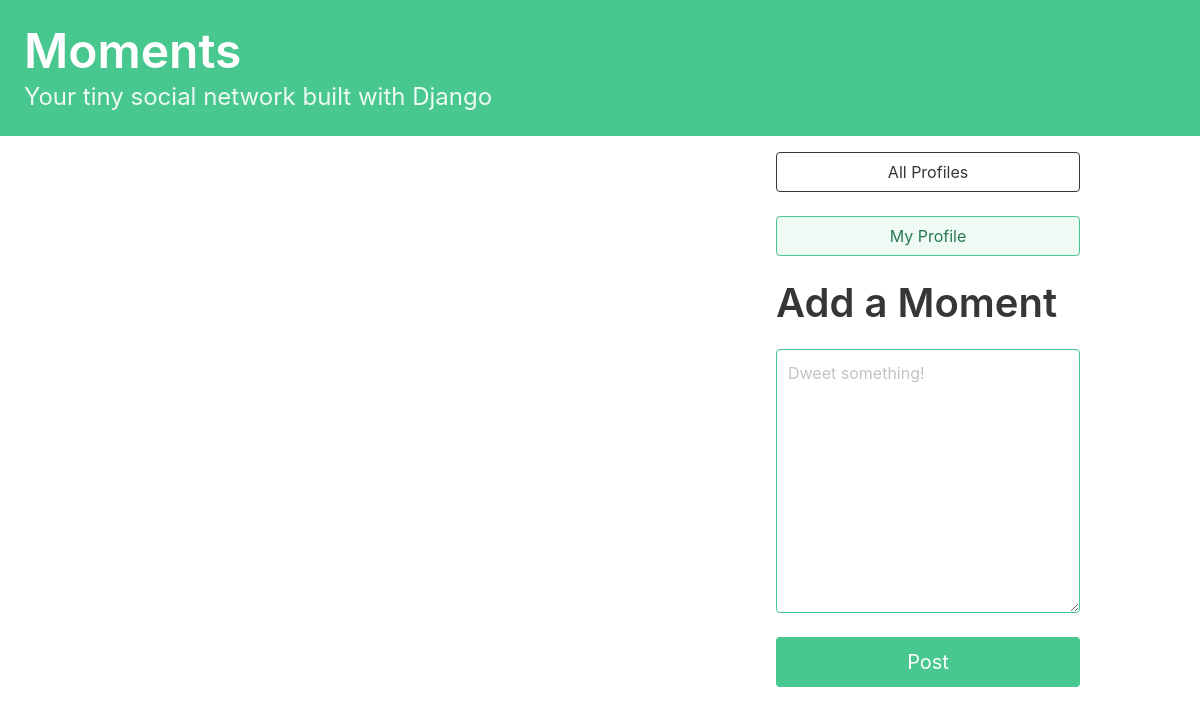
Page / (signed in) on the earlier database version.
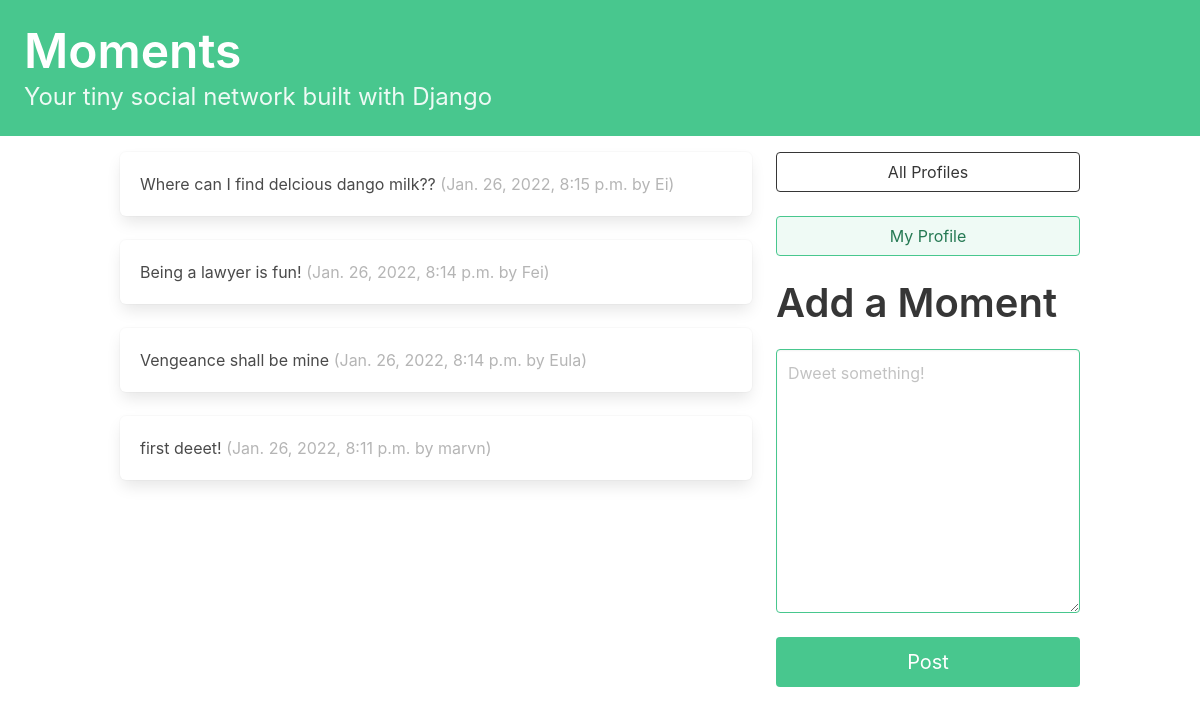
Same page on the later database version.
### dwitter/models.py (models this page shows, shortened)
class Dweet(models.Model):
    user = models.ForeignKey(
        User, related_name="dweets", on_delete=models.DO_NOTHING
    )
    body = models.CharField(max_length=140)
    created_at = models.DateTimeField(auto_now_add=True)

### dwitter/views.py (the view)
# urls.py: path("", dashboard, name="dashboard"),
def dashboard(request):
    form = DweetForm(request.POST or None)
    if request.method == "POST":
        if form.is_valid():
            dweet = form.save(commit=False)
            dweet.user = request.user
            dweet.save()
            return redirect("dwitter:dashboard")
    followed_dweets = Dweet.objects.filter(
        user__profile__in = request.user.profile.follows.all()).order_by("-created_at")
    return render(
        request,
        "dwitter/dashboard.html",
        {"form": form, "dweets": followed_dweets}
    )

### dwitter/forms.py
class DweetForm(forms.ModelForm):
    body = forms.CharField(
        required=True,
        widget = forms.widgets.Textarea(
            attrs = {
                "placeholder": "Dweet something!",
                "class": "textarea is-success is medium",
            }
        ),
        label = "",
    )
    class Meta:
        model = Dweet
        exclude = ("user",)

### dwitter/templates/dwitter/dashboard.html (shortened to what this page needs)
{% extends 'base.html' %}
{% block content %}
<div class="column">
    {% for dweet in dweets %}
        <div class="box">
            {{dweet.body}}
            <span class="is-small has-text-grey-light">
                ({{ dweet.created_at }} by {{ dweet.user.username}})
            </span>
        </div>
    {% endfor %}
</div>
<div class="column is-one-third">
<div class="block">
    <a href="{% url 'dwitter:profile_list' %} ">
        <button class="button is-dark is-outlined is-fullwidth">
            All Profiles
        </button>
    </a>
</div>
<div class="block">
    <a href="{% url 'dwitter:profile' request.user.profile.id %} ">
        <button class="button is-success is-light is-outlined is-fullwidth">
            My Profile
        </button>
    </a>
</div>
<div class="block">
    <div class="block">
        <h2 class="title is-2">Add a Moment</p>
    </div>
    <div class="block">
        <form method="post">
            {{ form.as_p }}
            <button class="button is-success is-fullwidth is-medium mt-5" type="submit">
                Post
            </button>
        </form>
    </div>
</div>
</div>
{% endblock content %}

### dwitter/templates/base.html (shortened to what this page needs)
<!DOCTYPE html>
<html lang="en">
<head>
    <link rel="stylesheet"
          href="https://cdn.jsdelivr.net/npm/bulma@0.9.3/css/bulma.min.css">
</head>
<body>
    <a href="{% url 'dwitter:dashboard' %} ">
    <section class="hero is-small is-success mb-4">
        <div class="hero-body">
            <h1 class="title is-1">Moments</h1>
            <p class="subtitle is-4">
                Your tiny social network built with Django
            </p>
        </div>
    </section>
</a>
    <div class="container">
        <div class="columns">
            {% block content %}
            {% endblock content %}
        </div>
    </div>
</body>
</html>

Differences in the rows shown:
added Dweet: body "Where can I find delcious dango milk??", created_at "Jan. 26, 2022, 8:15 p.m.", user.username "Ei"
added Dweet: body "Being a lawyer is fun!", created_at "Jan. 26, 2022, 8:14 p.m.", user.username "Fei"
added Dweet: body "Vengeance shall be mine", created_at "Jan. 26, 2022, 8:14 p.m.", user.username "Eula"
added Dweet: body "first deeet!", created_at "Jan. 26, 2022, 8:11 p.m.", user.username "marvn"
